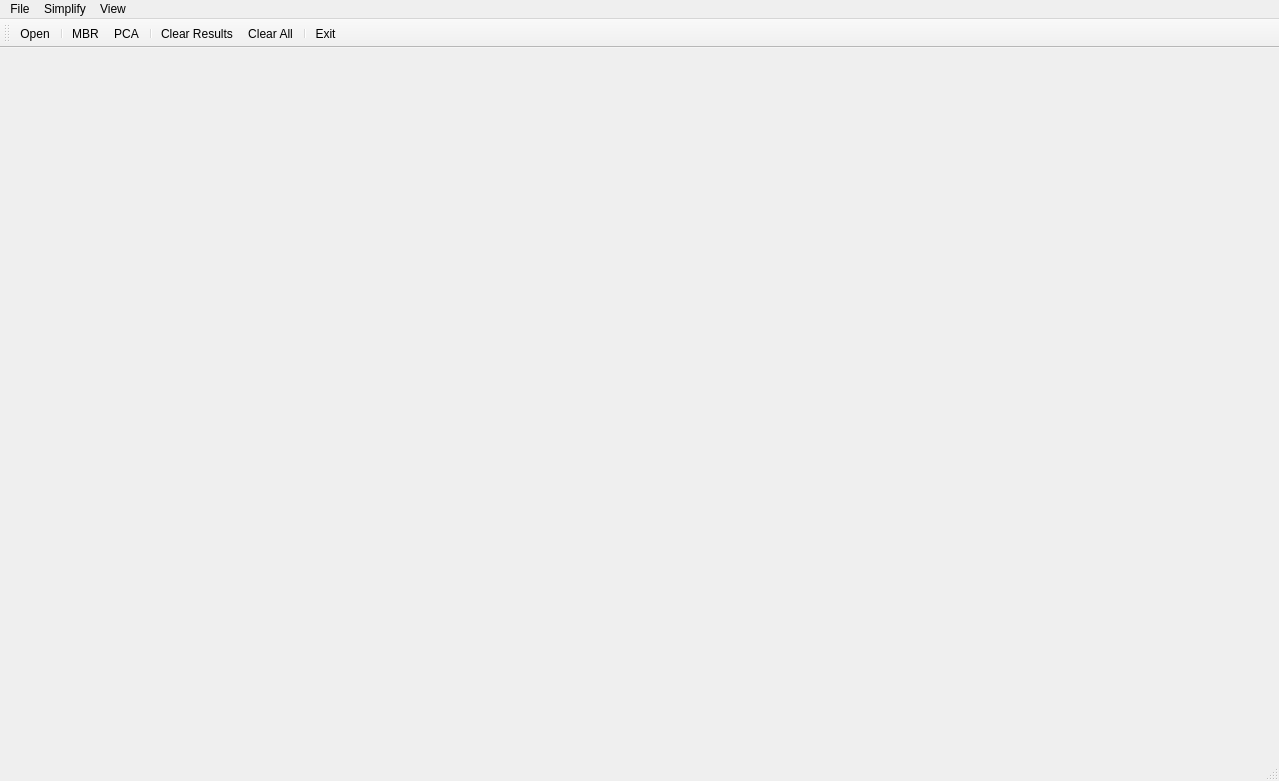
<?xml version="1.0" encoding="UTF-8"?>
<ui version="4.0">
 <class>MainForm</class>
 <widget class="QMainWindow" name="MainForm">
  <property name="geometry">
   <rect>
    <x>0</x>
    <y>0</y>
    <width>1279</width>
    <height>781</height>
   </rect>
  </property>
  <property name="windowTitle">
   <string>Building Simplify</string>
  </property>
  <widget class="QWidget" name="centralwidget">
   <layout class="QHBoxLayout" name="horizontalLayout">
    <item>
     <widget class="Draw" name="Canvas" native="true"/>
    </item>
   </layout>
  </widget>
  <widget class="QMenuBar" name="menubar">
   <property name="geometry">
    <rect>
     <x>0</x>
     <y>0</y>
     <width>1279</width>
     <height>26</height>
    </rect>
   </property>
   <widget class="QMenu" name="menuFile">
    <property name="title">
     <string>File</string>
    </property>
    <addaction name="actionOpen"/>
    <addaction name="separator"/>
    <addaction name="actionExit"/>
   </widget>
   <widget class="QMenu" name="menuSimplify">
    <property name="title">
     <string>Simplify</string>
    </property>
    <addaction name="actionMBR"/>
    <addaction name="actionPCA"/>
   </widget>
   <widget class="QMenu" name="menuView">
    <property name="title">
     <string>View</string>
    </property>
    <addaction name="actionClear_results"/>
    <addaction name="separator"/>
    <addaction name="actionClear_All"/>
   </widget>
   <addaction name="menuFile"/>
   <addaction name="menuSimplify"/>
   <addaction name="menuView"/>
  </widget>
  <widget class="QStatusBar" name="statusbar"/>
  <widget class="QToolBar" name="toolBar">
   <property name="windowTitle">
    <string>toolBar</string>
   </property>
   <attribute name="toolBarArea">
    <enum>TopToolBarArea</enum>
   </attribute>
   <attribute name="toolBarBreak">
    <bool>false</bool>
   </attribute>
   <addaction name="actionOpen"/>
   <addaction name="separator"/>
   <addaction name="actionMBR"/>
   <addaction name="actionPCA"/>
   <addaction name="separator"/>
   <addaction name="actionClear_results"/>
   <addaction name="actionClear_All"/>
   <addaction name="separator"/>
   <addaction name="actionExit"/>
  </widget>
  <action name="actionOpen">
   <property name="icon">
    <iconset resource="icons.qrc">
     <normaloff>:/images/icons/open_file.png</normaloff>:/images/icons/open_file.png</iconset>
   </property>
   <property name="text">
    <string>Open</string>
   </property>
   <property name="toolTip">
    <string>Open file</string>
   </property>
  </action>
  <action name="actionExit">
   <property name="icon">
    <iconset resource="icons.qrc">
     <normaloff>:/images/icons/exit.png</normaloff>:/images/icons/exit.png</iconset>
   </property>
   <property name="text">
    <string>Exit</string>
   </property>
   <property name="toolTip">
    <string>Close application</string>
   </property>
  </action>
  <action name="actionMBR">
   <property name="icon">
    <iconset resource="icons.qrc">
     <normaloff>:/images/icons/maer.png</normaloff>:/images/icons/maer.png</iconset>
   </property>
   <property name="text">
    <string>MBR</string>
   </property>
   <property name="toolTip">
    <string>SImpligy building using MBR</string>
   </property>
  </action>
  <action name="actionPCA">
   <property name="icon">
    <iconset resource="icons.qrc">
     <normaloff>:/images/icons/wa.png</normaloff>:/images/icons/wa.png</iconset>
   </property>
   <property name="text">
    <string>PCA</string>
   </property>
   <property name="toolTip">
    <string>SImpligy building using PCA</string>
   </property>
  </action>
  <action name="actionClear_results">
   <property name="icon">
    <iconset resource="icons.qrc">
     <normaloff>:/images/icons/clear.png</normaloff>:/images/icons/clear.png</iconset>
   </property>
   <property name="text">
    <string>Clear Results</string>
   </property>
  </action>
  <action name="actionClear_All">
   <property name="icon">
    <iconset resource="icons.qrc">
     <normaloff>:/images/icons/clear_er.png</normaloff>:/images/icons/clear_er.png</iconset>
   </property>
   <property name="text">
    <string>Clear All</string>
   </property>
   <property name="toolTip">
    <string>Clear all data</string>
   </property>
  </action>
 </widget>
 <customwidgets>
  <customwidget>
   <class>Draw</class>
   <extends>QWidget</extends>
   <header>draw.h</header>
   <container>1</container>
  </customwidget>
 </customwidgets>
 <resources>
  <include location="icons.qrc"/>
 </resources>
 <connections/>
</ui>
